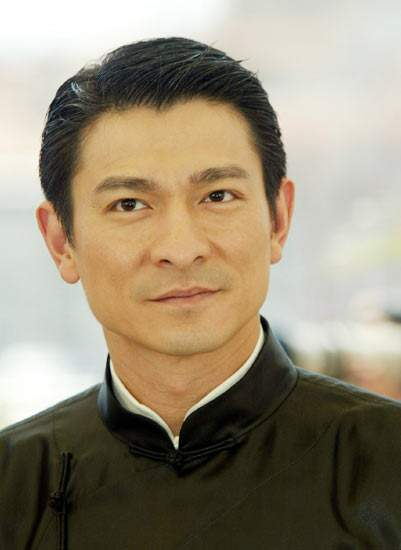
%> input picture lab5/刘德华-长衫.jpg, 401 x 550 px
$ octave lab5_a1.m   (GNU Octave 9; MATLAB toolbox functions it lacks are replaced by stand-ins)
%> lines starting %> are read from the running program, lines starting %| are printed output that depends on the picture; in (x1, y1, x2, y2) boxes, pixels count from 0 and x2, y2 are one past the last pixel; in counts of white or black regions, pixels touching at a corner belong together; the program's own positions count from 1
%> further down, imag is the input picture: size 550x401x3 uint8; mean R, G, B 150.1, 139.1, 118.8
### lab5/rgb2hsi.m
function hsi = rgb2hsi(rgb)
rgb=im2double(rgb);
r=rgb(:,:,1);
g=rgb(:,:,2);
b=rgb(:,:,3);
%Implement the conversion equations
num = 0.5*((r-g)+(r-b));
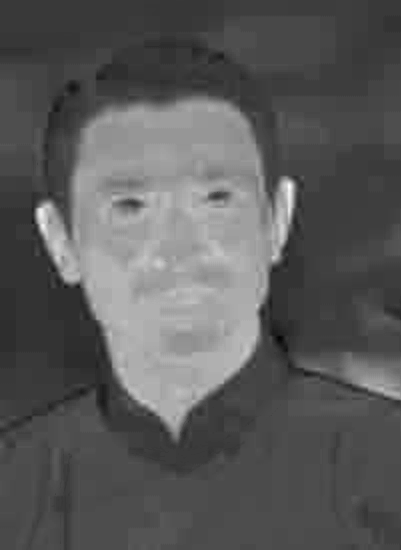
%> num: size 550x401 double; min -0.147, max 0.5, mean 0.0829; drawn with min black and max white
den = sqrt((r-g).^2+(r-b).*(g-b));
theta=acos(num./(den+eps));
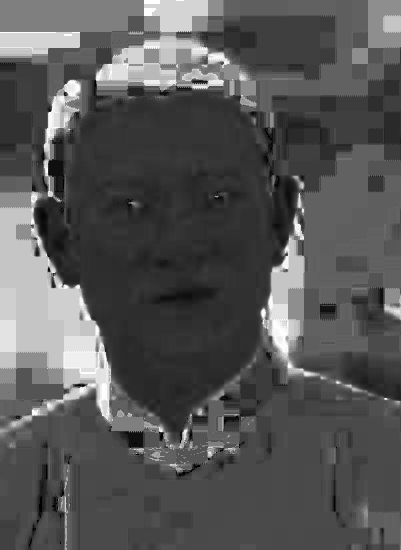
%> theta: size 550x401 double; min 7.88e-08, max 3.14, mean 1.07; drawn with min black and max white

H=theta;
H(b>g)=2*pi-H(b>g);
%> H: size 550x401 double; 2.25% of pixels changed, all inside (x1, y1, x2, y2) = (17, 32, 336, 514)
H=H/(2*pi);

num=min(min(r,g),b);
den = r+g+b;
den(den==0)=eps;
%> den: size 550x401 double; min 2.22e-16, max 3, mean 1.6
S=1-3.*num./den;
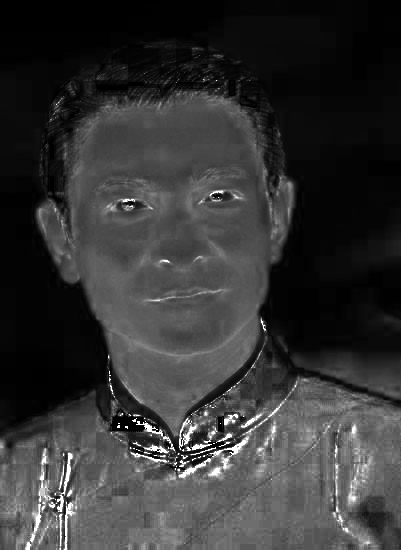
%> S: size 550x401 double; min 0, max 1, mean 0.21
H(S==0)=0;
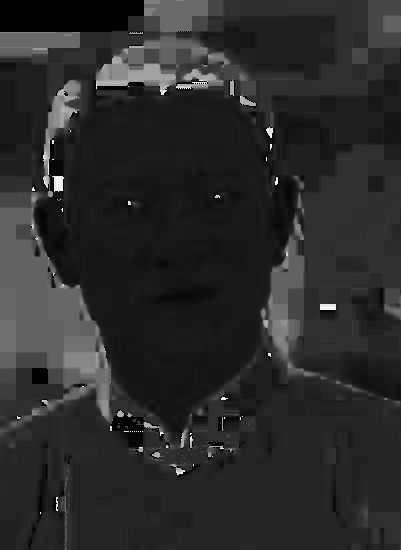
%> H: size 550x401 double; min 0, max 0.993, mean 0.169
I=(r+g+b)/3;
%combin all three results into an hsi image
hsi = cat(3,H,S,I);
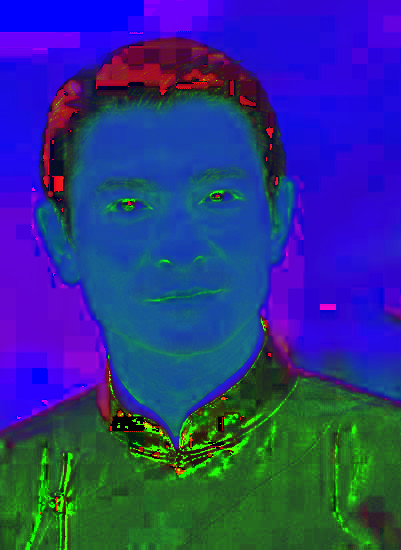
%> hsi: size 550x401x3 double; mean R, G, B 0.169, 0.21, 0.533

### lab5/lab5_a1.m
%转换得到图像的HSI分量，分别进行显示
%对R通道数据进行灰度分层处理，生成5种颜色伪彩图像，自定义分层准则和伪彩色，显示伪彩色图像

imag=imread('刘德华-长衫.jpg');
%RGB转HSI
hsi=rgb2hsi(imag);%直接调用函数
H=hsi(:,:,1);S=hsi(:,:,2);I=hsi(:,:,3);
figure;imshow(H);title('H分量');
figure;imshow(S);title('S分量');
figure;imshow(I);title('I分量');

%伪彩色图像
R=imag(:,:,1);
threshold=[30 70 94 108 134 174 189 200 228];%设置门限值
g2c=grayslice(R,threshold);%基于密度分层
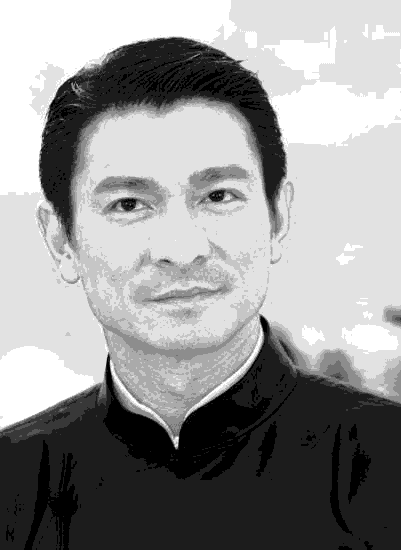
%> g2c: size 550x401 uint8; min 0, max 9, mean 5.29; drawn with min black and max white
mymap=[0 0 0
    1 0 0
    0 1 0
    1 1 1
    1 1 0
    0 0 1];%定义对应的5种颜色
figure;imshow(g2c,colormap(mymap));title('伪彩色图像');
%> after `imshow(g2c,colormap(mymap))`:
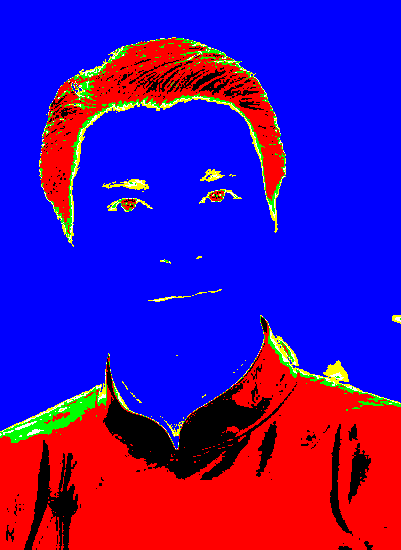
%> displayed picture: size 550x401x3, on the screen's scale of 0 to 255; mean R, G, B 73.1, 10.9, 162

$ run again, with lab5/刘德华-格子.jpg copied over lab5/刘德华-长衫.jpg
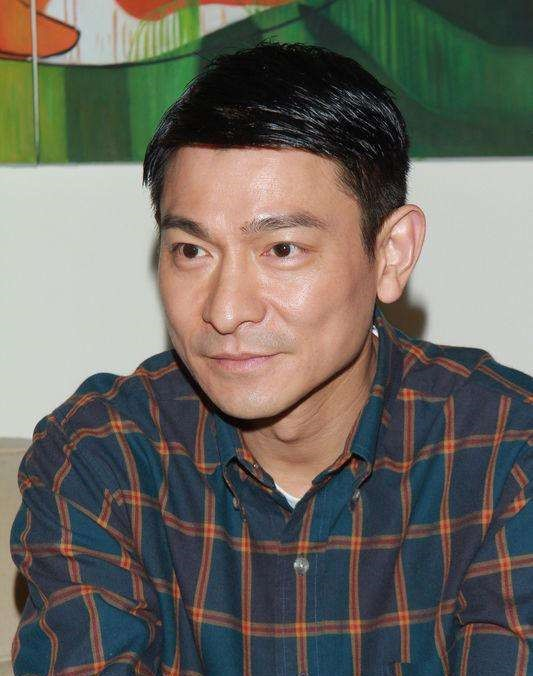
%> input picture lab5/刘德华-格子.jpg, 533 x 676 px
%> imag is the input picture: size 676x533x3 uint8; mean R, G, B 106.9, 103.8, 96.3
%> in rgb2hsi, `H(S==0)=0;`:
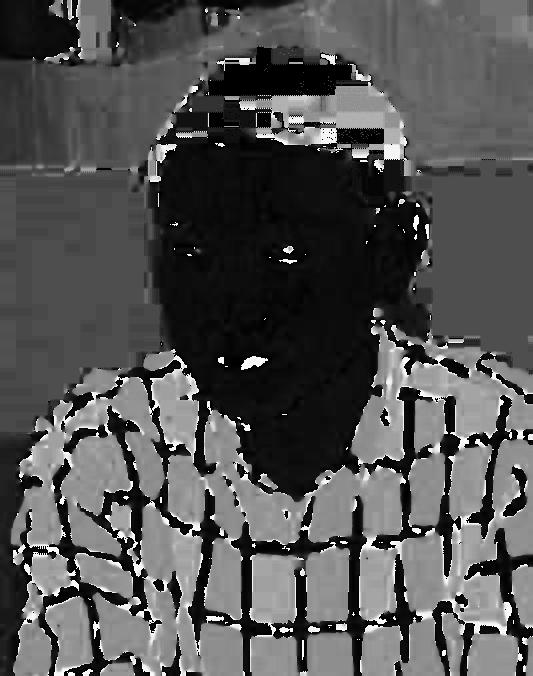
%> H: size 676x533 double; min 0, max 0.998, mean 0.326
%> `imshow(g2c,colormap(mymap))`:
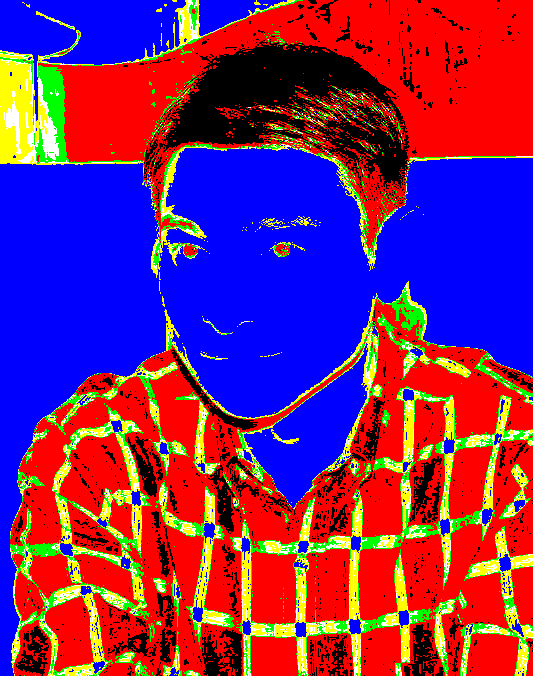
%> displayed picture: size 676x533x3, on the screen's scale of 0 to 255; mean R, G, B 122.4, 38.8, 105

$ run again, with lab5/刘德华-毛衣.jpg copied over lab5/刘德华-长衫.jpg
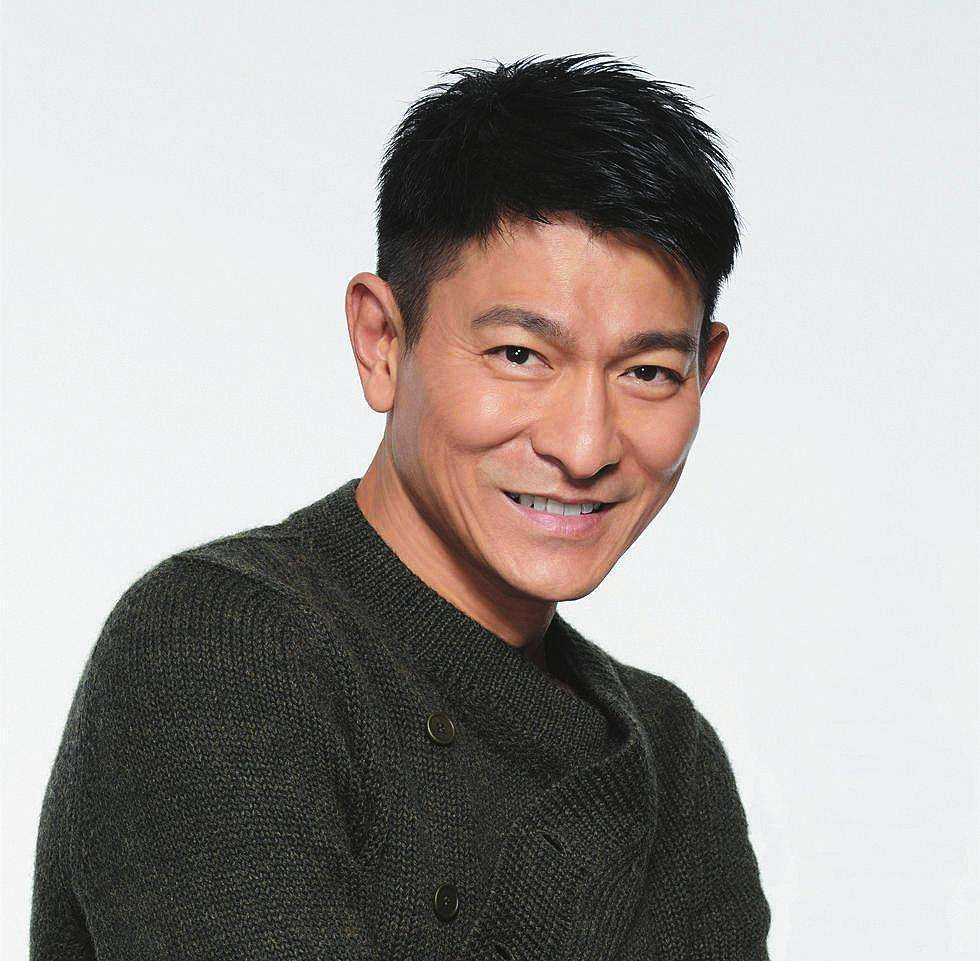
%> input picture lab5/刘德华-毛衣.jpg, 980 x 961 px
%> imag is the input picture: size 961x980x3 uint8; mean R, G, B 166.1, 162.4, 159.8
%> in rgb2hsi, `H(S==0)=0;`:
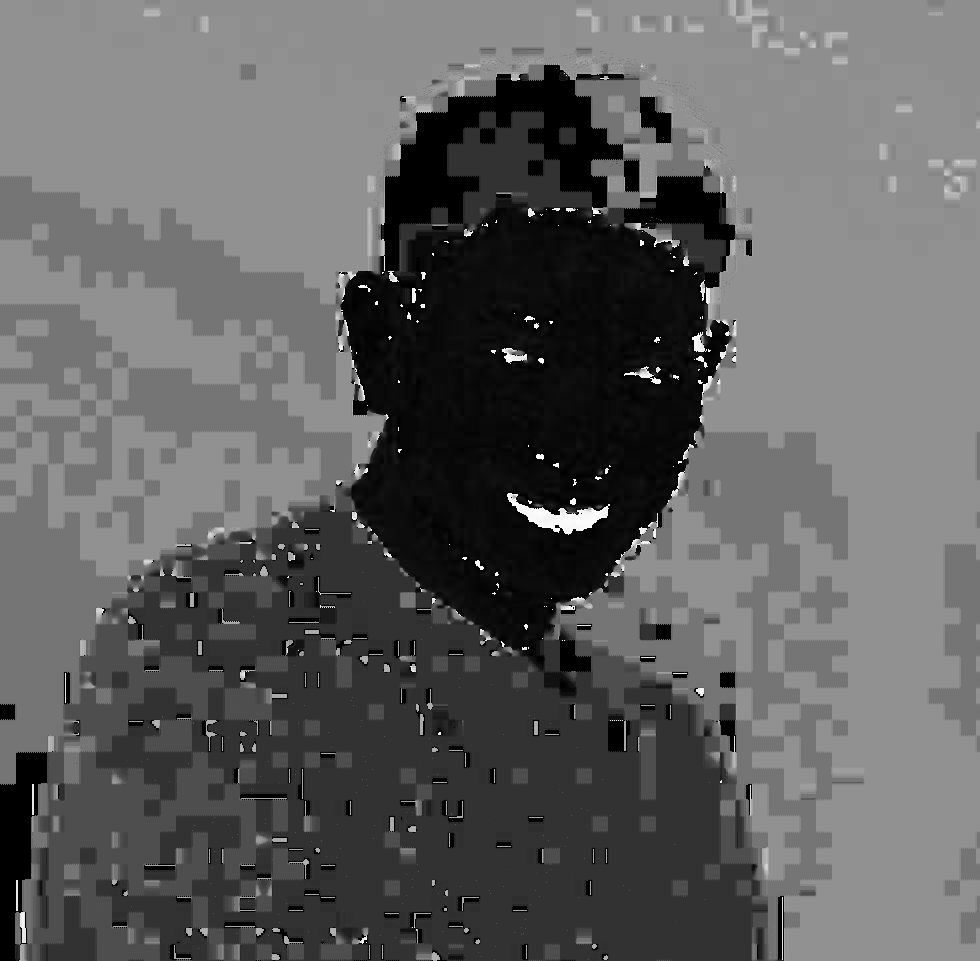
%> H: size 961x980 double; min 0, max 0.998, mean 0.376
%> `imshow(g2c,colormap(mymap))`:
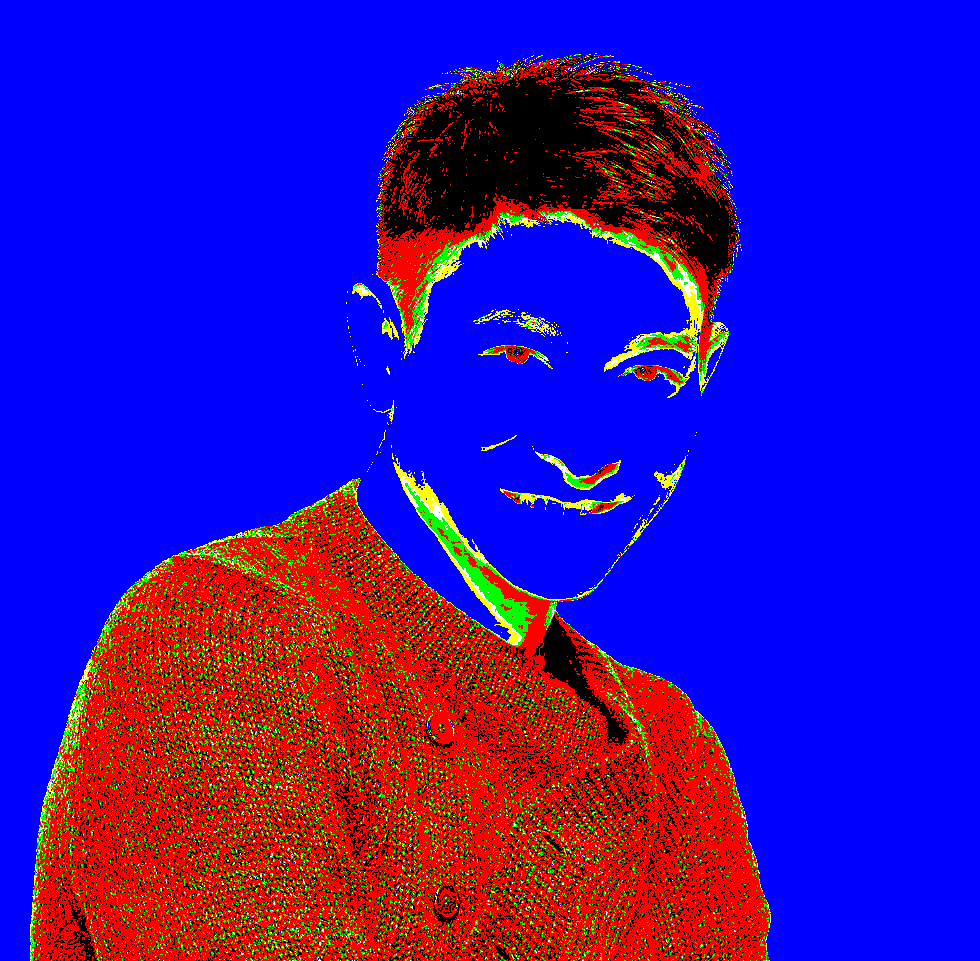
%> displayed picture: size 961x980x3, on the screen's scale of 0 to 255; mean R, G, B 55.4, 14.1, 168.5
